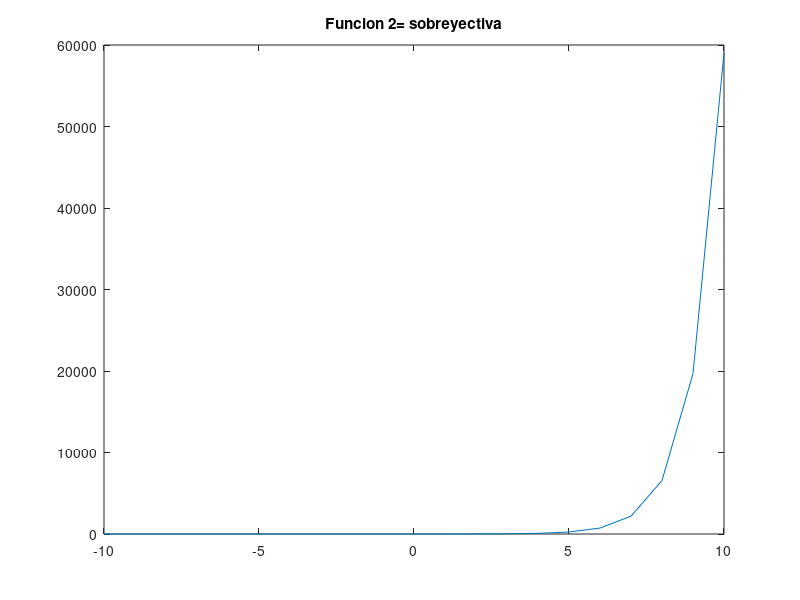

This figure's MATLAB source:
% Script de Octave
% Titulo      :Funciones trascendentes
% Author      :Astrit Lariza Garcia Castillo
% Date        :20211123
% Version     :1
% Usage       :octave> cd /path/
% Notes       :Requiere aplicacion octave 


clear


x= -10:1:10;
 
fx= 3 .^x;

plot(x, fx);

title(['Funcion 2= sobreyectiva']);
disp("Esta funcion es subrayectiva por que ningun elemento del codominio y sobra respecto al dominio");
disp("Esta funcion no es inyectiva porque al trazar una rectar hacia el eje x, esta corta mas de un punto la recta");
disp("Por lo tanto no puede ser biyectiva por que no cumple con ambas clasificaciones");